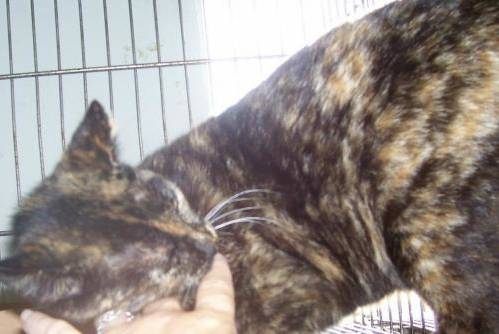
#> input picture DeepLearning/Lab3/test_set/test_set/cats/cat.4006.jpg, 499 x 334 px, given in place of cat.1.jpg, which was not available
$ jupyter execute --allow-errors DL-Lab3.ipynb
#> lines starting #> are read from the running program, lines starting #| are printed output that depends on the picture; pictures that were not available may be replaced by others from this repository, and a replacement may not be noted
#> `img = cv2.imread("/content/drive/My Drive/Datasets/DLLab3/Cats/cat."+s..`:
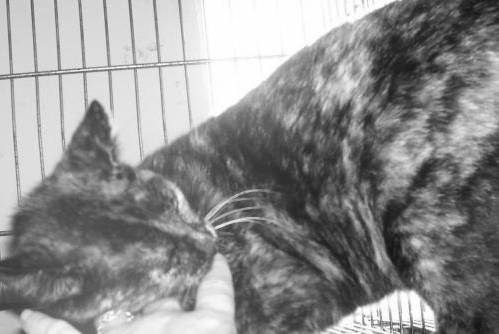
#> img: shape (334, 499); min 19, max 255, mean 142.5
#> `img = cv2.resize(img,(500,500))`:
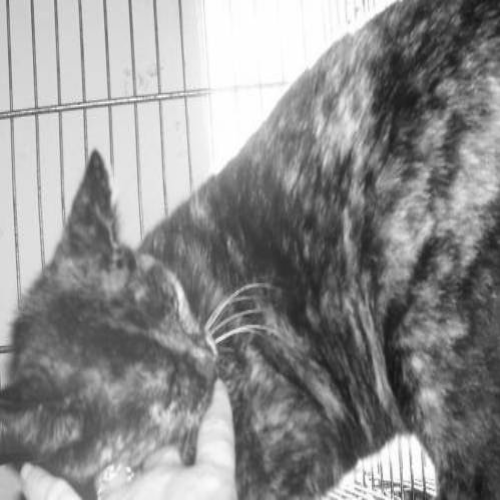
#> img: shape (500, 500); min 20, max 255, mean 142.4
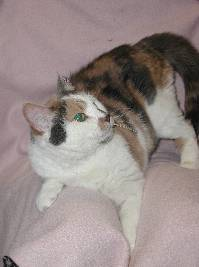
#> input picture DeepLearning/Lab3/test_set/test_set/cats/cat.4012.jpg, 199 x 267 px, given in place of dog.1.jpg, which was not available
#> `img = cv2.resize(img,(500,500))`:
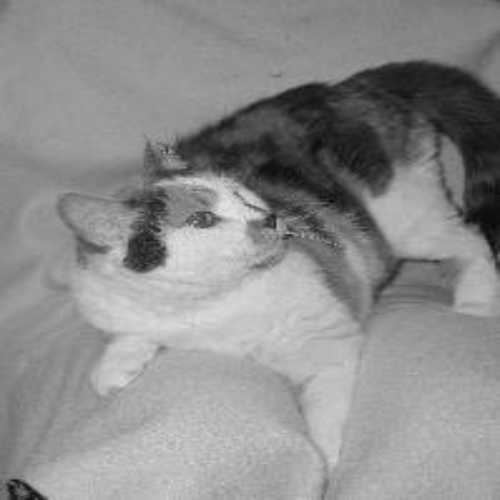
#> img: shape (500, 500); min 6, max 232, mean 140.9
[cell 1]
import numpy as np
import pandas as pd
import os
import matplotlib.pyplot as plt
import cv2
from google.colab.patches import cv2_imshow

[cell 2]
'''
cats represented by 0
dogs represented by 1
'''

image_train = []
#> (the rest of this cell did not finish here and is left out)
